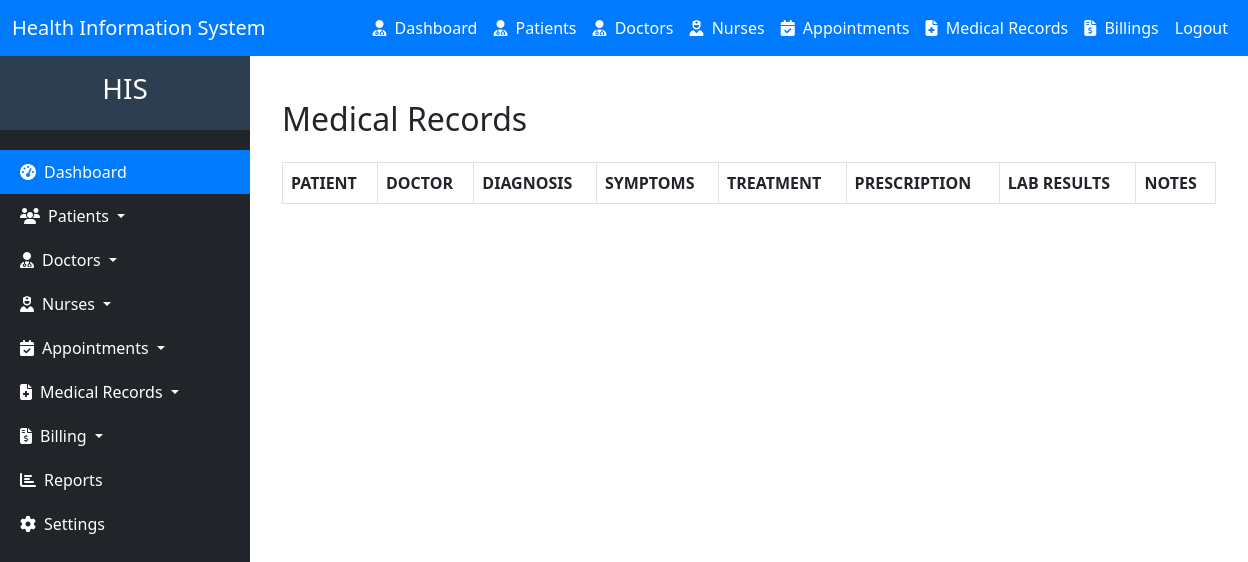
The page /medical/list (signed in) on the database as committed earlier.
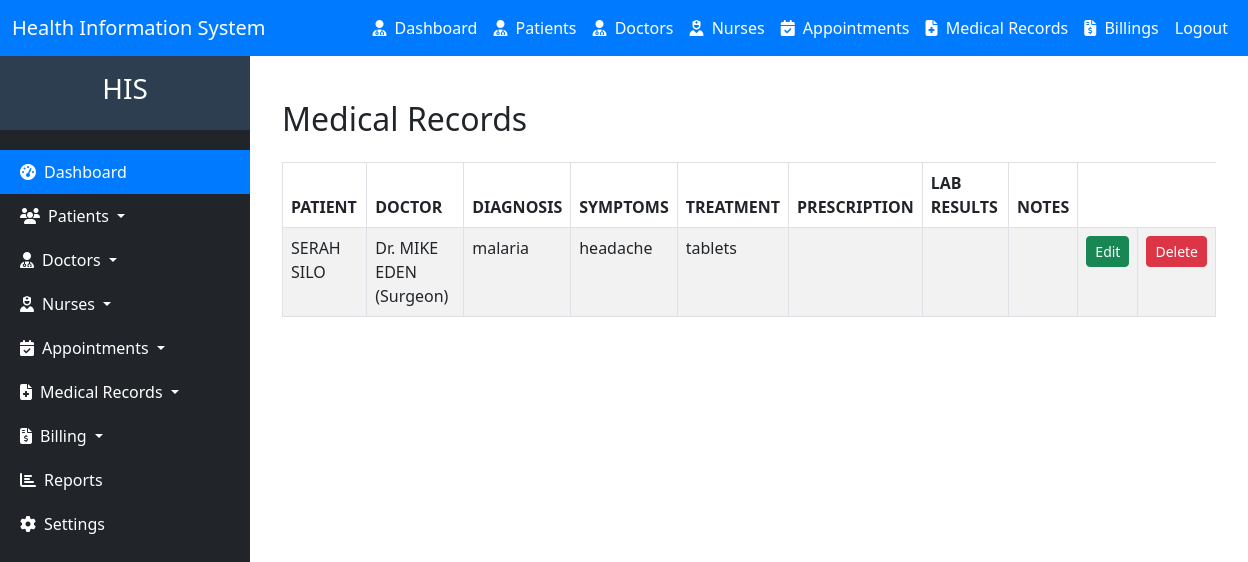
The same page on the database as committed later.
### hms/models.py (models this page shows, shortened)
class MedicalRecord(models.Model):
    patient = models.ForeignKey(Patient, on_delete=models.CASCADE, related_name='medical_records')
    doctor = models.ForeignKey(Doctor, on_delete=models.SET_NULL, null=True, blank=True, related_name='medical_records')
    diagnosis = models.TextField()
    symptoms = models.TextField(blank=True, null=True)
    treatment = models.TextField(blank=True, null=True)
    prescription = models.TextField(blank=True, null=True)
    lab_results = models.TextField(blank=True, null=True)
    notes = models.TextField(blank=True, null=True)
    created_at = models.DateTimeField(auto_now_add=True)
    updated_at = models.DateTimeField(auto_now=True)

class Patient(models.Model):
    national_id = models.CharField(max_length=20, unique=True, blank=True, null=True, validators=[RegexValidator(r'^\d{1,10}$', message='Only digits are allowed')])
    first_name = models.CharField(max_length=50)
    last_name = models.CharField(max_length=50)
    date_of_birth = models.DateField()
    GENDER_CHOICES = [
        ('M', 'Male'),
        ('F', 'Female'),
    ]
    gender = models.CharField(max_length=1, choices=GENDER_CHOICES)
    phone_number = models.CharField(max_length=15, blank=True, null=True, validators=[RegexValidator(regex='^\+?1?\d{9,15}$', message='Phone number must be in the format: +254712345678.')])
    email = models.EmailField(max_length=50, blank=True, null=True)
    address = models.CharField(max_length=100, blank=True, null=True)
    blood_group = models.CharField(
        max_length=3,
        blank=True,
        null=True,
        choices=[
            ('A+', 'A+'),
            ('A-', 'A-'),
            ('B+', 'B+'),
            ('B-', 'B-'),
            ('AB+', 'AB+'),
            ('AB-', 'AB-'),
            ('O+', 'O+'),
            ('O-', 'O-'),
        ]
    )
    medical_history = models.TextField(blank=True, null=True)
    emergency_contact_name = models.CharField(max_length=100, blank=True, null=True)
    emergency_contact_phone = models.CharField(
        max_length=15,
        blank=True,
        null=True,
        validators=[RegexValidator(regex='^\+?1?\d{9,15}$', message='Phone number must be in the format: +254712345678.')]
    )
    created_at = models.DateTimeField(auto_now_add=True)
    updated_at = models.DateTimeField(auto_now=True)
    def __str__(self):
        return f"{self.first_name} {self.last_name}"

class Doctor(models.Model):
    national_id = models.CharField(max_length=20, unique=True, validators=[RegexValidator(r'^\d{1,10}$', message='Only digits are allowed')])
    first_name = models.CharField(max_length=50)
    last_name = models.CharField(max_length=50)
    date_of_birth = models.DateField()
    GENDER_CHOICES = [
        ('M', 'Male'),
        ('F', 'Female'),
    ]
    gender = models.CharField(max_length=1, choices=GENDER_CHOICES)
    phone_number = models.CharField(max_length=15, validators=[RegexValidator(regex='^\+?1?\d{9,15}$', message='Phone number must be in the format: +254712345678.')])
    email = models.EmailField(max_length=50)
    address = models.CharField(max_length=100)
    specialization = models.ForeignKey(Specialization, on_delete=models.CASCADE, related_name='doctors')
    license_number = models.CharField(
        max_length=20,
        unique=True,
        validators=[RegexValidator(regex='^[A-Za-z0-9]{5,20}$', message='License number must be alphanumeric and 5-20 characters long.')]
    )
    years_of_experience = models.PositiveIntegerField()
    department = models.ForeignKey(Department, on_delete=models.CASCADE, related_name='doctors')
    created_at = models.DateTimeField(auto_now_add=True)
    updated_at = models.DateTimeField(auto_now=True)
    def __str__(self):
        return f"Dr. {self.first_name} {self.last_name} ({self.specialization.name})"

class Specialization(models.Model):
    name = models.CharField(max_length=100, unique=True)
    description = models.TextField(blank=True, null=True)
    department = models.ForeignKey(Department, on_delete=models.CASCADE, related_name='specializations')  # Make it non-nullable
    created_at = models.DateTimeField(auto_now_add=True)
    updated_at = models.DateTimeField(auto_now=True)

### hms/views.py (the view)
# urls.py: path("medical/list", views.medical_list, name="medical_list"),
@login_required
def medical_list(request):
    medical_records = MedicalRecord.objects.all()
    return render(request, 'medical_list.html', {'medical_records': medical_records})

### hms/templates/medical_list.html (shortened to what this page needs)
{% extends 'base.html'%}
{% block content %}
<div class="container mt-4">
    <h2 class="mb-4">Medical Records</h2>
    <table class="table table-striped table-bordered">
        <thead>
            <tr>
                <th>PATIENT</th>
                <th>DOCTOR</th>
                <th>DIAGNOSIS</th>
                <th>SYMPTOMS</th>
                <th>TREATMENT</th>
                <th>PRESCRIPTION</th>
                <th>LAB RESULTS</th>
                <th>NOTES</th>
            </tr>
        </thead>
        <tbody>
            {% for medical in medical_records %}
            <tr>
                <td>{{ medical.patient }}</td>
                <td>{{ medical.doctor }}</td>
                <td>{{ medical.diagnosis }}</td>
                <td>{{ medical.symptoms }}</td>
                <td>{{ medical.treatment }}</td>
                <td>{{ medical.prescription }}</td>
                <td>{{ medical.lab_results }}</td>
                <td>{{ medical.notes }}</td>
                <td><a href="{% url 'medical_update' medical.id %}" class="btn btn-success btn-sm">Edit</a></td>
                <td><a href="{% url 'delete_medical' medical.id %}" class="btn btn-danger btn-sm">Delete</a></td>
            </tr>
            {% endfor %}
        </tbody>
    </table>
</div>
{% endblock %}

Rows that differ between the two databases and show on the page:
added MedicalRecord: patient "SERAH SILO", doctor "Dr. MIKE EDEN (Surgeon)", diagnosis "malaria", symptoms "headache", treatment "tablets"
